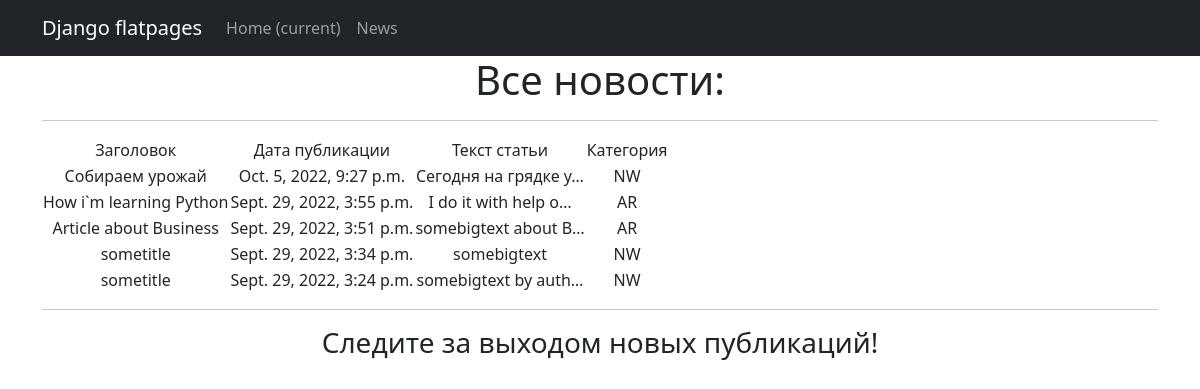
Page /news/ on the committed database.
### newapp/models.py (models this page shows, shortened)
class Post (models.Model):
    author = models.ForeignKey(Author, on_delete=models.CASCADE)
    NEWS = 'NW'
    ARTICLE = 'AR'
    CATEGORY_CHOICES =[
        (NEWS, 'Новости'),
        (ARTICLE, 'Статья'),
    ]
    categoryType = models.CharField(max_length=2, choices=CATEGORY_CHOICES, default=ARTICLE)
    dateCreation = models.DateTimeField(auto_now_add=True)
    postCategory = models.ManyToManyField(Category, through='PostCategory')
    title = models.CharField(max_length=128)
    text = models.TextField()
    rating = models.SmallIntegerField(default=0)

### newapp/views.py (the view)
# urls.py: path('', PostList.as_view()),
class PostList(ListView):
    model = Post
    ordering = '-dateCreation'
    template_name = 'news.html'
    context_object_name = 'news'
    def get_context_data(self, **kwargs):
        context = super().get_context_data(**kwargs)
        context['time_now'] = datetime.utcnow()
        context['next_publication'] = None
        return context

### newapp/templatetags/custom_filters.py (called while the page is built)
@register.filter()
def censor(value):
    bad_words = ('редиска', 'морковка','картошка')
    if not isinstance(value, str):
        raise TypeError(f"unresolved type '{type(value)}' expected  type 'str'")
    for word in value.split():
        if word.lower() in bad_words:
            value = value.replace(word, f"{word[0]}{'*' * (len(word) - 2)}{word[-1]}")
    return value

### templates/news.html (shortened to what this page needs)
{% extends 'flatpages/default.html' %}
{% load custom_filters %}
{% block content %}
<h1>Все новости:</h1>
<hr>
    {% if news %}
               <table>
           <tr>
               <td>Заголовок</td>
               <td>Дата публикации</td>
               <td>Текст статьи</td>
               <td>Категория</td>
           </tr>
           {% for post in news %}
           <tr>
               <td>{{ post.title }}</td>
               <td>{{ post.dateCreation}}</td>
               <td>{{ post.text|truncatechars:20|censor }}</td>
               <td>{{ post.categoryType }}</td>
           </tr>
           {% endfor %}
       </table>
<hr>
    <h3> {{ next_publication|default_if_none:"Следите за выходом новых публикаций!" }} </h3>
   {% else %}
       <h2>Статей нет!</h2>
   {% endif %}
{% endblock content %}

### templates/flatpages/default.html (shortened to what this page needs)
<!DOCTYPE html>
<html lang="en">
    <head>
        {% load static %}
        <link href="{% static 'css/styles.css' %}" rel="stylesheet" />
    </head>
    <body>
    <nav class="navbar navbar-expand-lg navbar-dark bg-dark static-top">
       <div class="container">
           <a class="navbar-brand" href="#">Django flatpages</a>
           <div class="collapse navbar-collapse" id="navbarResponsive">
               <ul class="navbar-nav ml-auto">
                   <li class="nav-item active">
                       <a class="nav-link" href="#">Home
                           <span class="sr-only">(current)</span>
                       </a>
                   </li>
                   <li class="nav-item">
                       <a class="nav-link" href="/news/">News</a>
                   </li>
               </ul>
           </div>
       </div>
    </nav>
        <div class="container">
           <div class="row">
               <div class="col-lg-12 text-center">
                   {% block content %}{% endblock content %}
               </div>
           </div>
        </div>
    </body>
</html>

### rows in the picture
Post: title "Собираем урожай", dateCreation "Oct. 5, 2022, 9:27 p.m.", text|censor "Сегодня на грядке у…", categoryType "NW"
Post: title "How i`m learning Python", dateCreation "Sept. 29, 2022, 3:55 p.m.", text|censor "I do it with help o…", categoryType "AR"
Post: title "Article about Business", dateCreation "Sept. 29, 2022, 3:51 p.m.", text|censor "somebigtext about B…", categoryType "AR"
Post: title "sometitle", dateCreation "Sept. 29, 2022, 3:34 p.m.", text|censor "somebigtext", categoryType "NW"
Post: title "sometitle", dateCreation "Sept. 29, 2022, 3:24 p.m.", text|censor "somebigtext by auth…", categoryType "NW"
